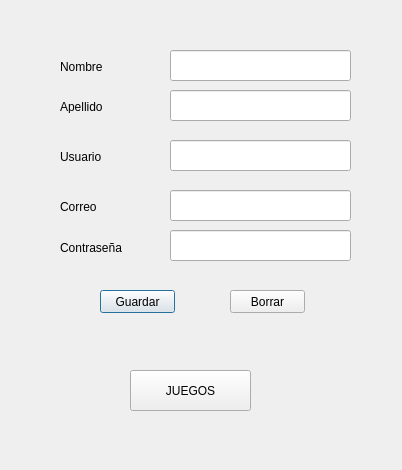
<?xml version="1.0" encoding="UTF-8"?>
<ui version="4.0">
 <class>Dialog</class>
 <widget class="QDialog" name="Dialog">
  <property name="geometry">
   <rect>
    <x>0</x>
    <y>0</y>
    <width>402</width>
    <height>470</height>
   </rect>
  </property>
  <property name="windowTitle">
   <string>Dialog</string>
  </property>
  <widget class="QLabel" name="label">
   <property name="geometry">
    <rect>
     <x>60</x>
     <y>60</y>
     <width>47</width>
     <height>13</height>
    </rect>
   </property>
   <property name="text">
    <string>Nombre</string>
   </property>
  </widget>
  <widget class="QLabel" name="label_2">
   <property name="geometry">
    <rect>
     <x>60</x>
     <y>100</y>
     <width>47</width>
     <height>13</height>
    </rect>
   </property>
   <property name="text">
    <string>Apellido</string>
   </property>
  </widget>
  <widget class="QLabel" name="label_3">
   <property name="geometry">
    <rect>
     <x>60</x>
     <y>150</y>
     <width>47</width>
     <height>13</height>
    </rect>
   </property>
   <property name="text">
    <string>Usuario</string>
   </property>
  </widget>
  <widget class="QLabel" name="label_4">
   <property name="geometry">
    <rect>
     <x>60</x>
     <y>240</y>
     <width>81</width>
     <height>16</height>
    </rect>
   </property>
   <property name="text">
    <string>Contraseña</string>
   </property>
  </widget>
  <widget class="QLabel" name="label_5">
   <property name="geometry">
    <rect>
     <x>60</x>
     <y>200</y>
     <width>47</width>
     <height>13</height>
    </rect>
   </property>
   <property name="text">
    <string>Correo</string>
   </property>
  </widget>
  <widget class="QLineEdit" name="lineEdit">
   <property name="geometry">
    <rect>
     <x>170</x>
     <y>50</y>
     <width>181</width>
     <height>31</height>
    </rect>
   </property>
  </widget>
  <widget class="QLineEdit" name="lineEdit_2">
   <property name="geometry">
    <rect>
     <x>170</x>
     <y>90</y>
     <width>181</width>
     <height>31</height>
    </rect>
   </property>
  </widget>
  <widget class="QLineEdit" name="lineEdit_3">
   <property name="geometry">
    <rect>
     <x>170</x>
     <y>140</y>
     <width>181</width>
     <height>31</height>
    </rect>
   </property>
  </widget>
  <widget class="QLineEdit" name="lineEdit_4">
   <property name="geometry">
    <rect>
     <x>170</x>
     <y>190</y>
     <width>181</width>
     <height>31</height>
    </rect>
   </property>
  </widget>
  <widget class="QLineEdit" name="lineEdit_5">
   <property name="geometry">
    <rect>
     <x>170</x>
     <y>230</y>
     <width>181</width>
     <height>31</height>
    </rect>
   </property>
  </widget>
  <widget class="QPushButton" name="pushButton">
   <property name="geometry">
    <rect>
     <x>100</x>
     <y>290</y>
     <width>75</width>
     <height>23</height>
    </rect>
   </property>
   <property name="text">
    <string>Guardar</string>
   </property>
  </widget>
  <widget class="QPushButton" name="pushButton_2">
   <property name="geometry">
    <rect>
     <x>230</x>
     <y>290</y>
     <width>75</width>
     <height>23</height>
    </rect>
   </property>
   <property name="text">
    <string>Borrar</string>
   </property>
  </widget>
  <widget class="QPushButton" name="pushButton_3">
   <property name="geometry">
    <rect>
     <x>130</x>
     <y>370</y>
     <width>121</width>
     <height>41</height>
    </rect>
   </property>
   <property name="text">
    <string>JUEGOS</string>
   </property>
  </widget>
 </widget>
 <resources/>
 <connections/>
</ui>
